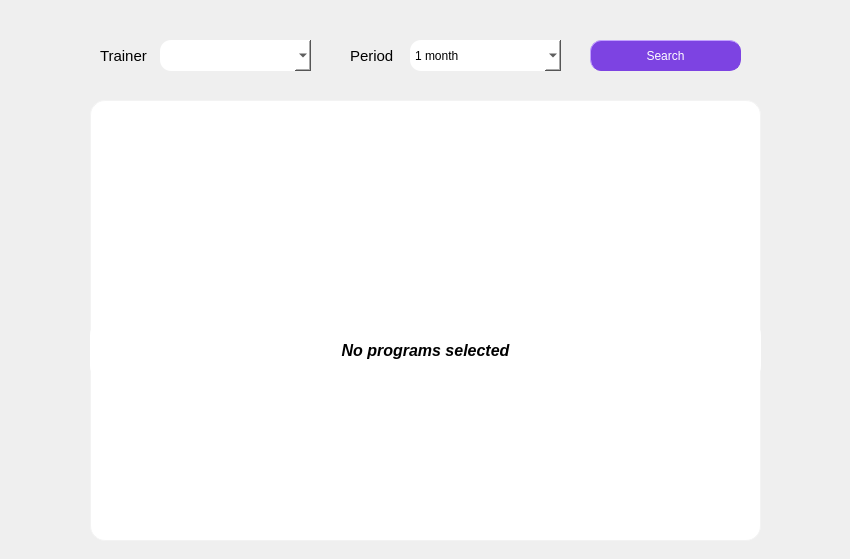
<?xml version="1.0" encoding="UTF-8"?>
<ui version="4.0">
 <class>special_program_window</class>
 <widget class="QWidget" name="special_program_window">
  <property name="geometry">
   <rect>
    <x>0</x>
    <y>0</y>
    <width>850</width>
    <height>559</height>
   </rect>
  </property>
  <property name="windowTitle">
   <string>special_program_window</string>
  </property>
  <widget class="QPushButton" name="search_button">
   <property name="geometry">
    <rect>
     <x>590</x>
     <y>40</y>
     <width>151</width>
     <height>31</height>
    </rect>
   </property>
   <property name="styleSheet">
    <string notr="true">border-style: outset ; 
border-radius: 11px;
border-color:  #7D43E2;
border-width: 1px;
background-color: #7D43E2;
color: #FFFFFF;</string>
   </property>
   <property name="text">
    <string>Search</string>
   </property>
  </widget>
  <widget class="QTableWidget" name="program_sessions_table">
   <property name="geometry">
    <rect>
     <x>90</x>
     <y>100</y>
     <width>671</width>
     <height>391</height>
    </rect>
   </property>
   <property name="font">
    <font>
     <family>Segoe UI Semibold</family>
     <italic>false</italic>
     <bold>true</bold>
     <underline>false</underline>
     <strikeout>false</strikeout>
    </font>
   </property>
   <property name="styleSheet">
    <string notr="true">selection-background-color: #5492dc;
background-color: #FFFFFF;
border: 1px solid;
border-color: #f3f3f3;
border-radius:15px;
</string>
   </property>
   <property name="frameShape">
    <enum>QFrame::NoFrame</enum>
   </property>
   <property name="frameShadow">
    <enum>QFrame::Plain</enum>
   </property>
   <property name="horizontalScrollBarPolicy">
    <enum>Qt::ScrollBarAlwaysOff</enum>
   </property>
   <property name="editTriggers">
    <set>QAbstractItemView::NoEditTriggers</set>
   </property>
   <property name="tabKeyNavigation">
    <bool>false</bool>
   </property>
   <property name="showDropIndicator" stdset="0">
    <bool>false</bool>
   </property>
   <property name="dragDropOverwriteMode">
    <bool>false</bool>
   </property>
   <property name="selectionMode">
    <enum>QAbstractItemView::SingleSelection</enum>
   </property>
   <property name="selectionBehavior">
    <enum>QAbstractItemView::SelectRows</enum>
   </property>
   <property name="showGrid">
    <bool>false</bool>
   </property>
   <attribute name="horizontalHeaderVisible">
    <bool>false</bool>
   </attribute>
   <attribute name="horizontalHeaderDefaultSectionSize">
    <number>150</number>
   </attribute>
   <attribute name="horizontalHeaderStretchLastSection">
    <bool>true</bool>
   </attribute>
   <attribute name="verticalHeaderVisible">
    <bool>false</bool>
   </attribute>
   <attribute name="verticalHeaderHighlightSections">
    <bool>true</bool>
   </attribute>
   <attribute name="verticalHeaderShowSortIndicator" stdset="0">
    <bool>false</bool>
   </attribute>
   <attribute name="verticalHeaderStretchLastSection">
    <bool>false</bool>
   </attribute>
   <column>
    <property name="text">
     <string>About</string>
    </property>
   </column>
   <column>
    <property name="text">
     <string>Starting day</string>
    </property>
   </column>
   <column>
    <property name="text">
     <string>Time</string>
    </property>
   </column>
   <column>
    <property name="text">
     <string>Availability</string>
    </property>
   </column>
  </widget>
  <widget class="QComboBox" name="trainer_combo">
   <property name="geometry">
    <rect>
     <x>160</x>
     <y>40</y>
     <width>151</width>
     <height>31</height>
    </rect>
   </property>
   <property name="styleSheet">
    <string notr="true">border-radius: 11px;
border-width: 1px;
background-color: #FFFFFF;
</string>
   </property>
  </widget>
  <widget class="QLabel" name="label_3">
   <property name="geometry">
    <rect>
     <x>100</x>
     <y>30</y>
     <width>71</width>
     <height>51</height>
    </rect>
   </property>
   <property name="font">
    <font>
     <pointsize>11</pointsize>
    </font>
   </property>
   <property name="text">
    <string>Trainer</string>
   </property>
  </widget>
  <widget class="QPushButton" name="reserve_program_button">
   <property name="geometry">
    <rect>
     <x>600</x>
     <y>500</y>
     <width>151</width>
     <height>31</height>
    </rect>
   </property>
   <property name="styleSheet">
    <string notr="true">border-style: outset ; 
border-radius: 11px;
border-color:  #7D43E2;
border-width: 1px;
background-color: #7D43E2;
color: #FFFFFF;</string>
   </property>
   <property name="text">
    <string>reserve this workout</string>
   </property>
  </widget>
  <widget class="QLabel" name="status">
   <property name="geometry">
    <rect>
     <x>90</x>
     <y>500</y>
     <width>471</width>
     <height>21</height>
    </rect>
   </property>
   <property name="font">
    <font>
     <bold>true</bold>
    </font>
   </property>
   <property name="styleSheet">
    <string notr="true">color: red;</string>
   </property>
   <property name="text">
    <string/>
   </property>
  </widget>
  <widget class="QComboBox" name="period_combo">
   <property name="geometry">
    <rect>
     <x>410</x>
     <y>40</y>
     <width>151</width>
     <height>31</height>
    </rect>
   </property>
   <property name="styleSheet">
    <string notr="true">border-radius: 11px;
border-width: 1px;
background-color: #FFFFFF;
</string>
   </property>
   <item>
    <property name="text">
     <string>1 month</string>
    </property>
   </item>
   <item>
    <property name="text">
     <string>2 months</string>
    </property>
   </item>
   <item>
    <property name="text">
     <string>3 months</string>
    </property>
   </item>
  </widget>
  <widget class="QLabel" name="label_4">
   <property name="geometry">
    <rect>
     <x>350</x>
     <y>30</y>
     <width>71</width>
     <height>51</height>
    </rect>
   </property>
   <property name="font">
    <font>
     <pointsize>11</pointsize>
    </font>
   </property>
   <property name="text">
    <string>Period</string>
   </property>
  </widget>
  <widget class="QWidget" name="placeholder" native="true">
   <property name="geometry">
    <rect>
     <x>90</x>
     <y>100</y>
     <width>671</width>
     <height>441</height>
    </rect>
   </property>
   <property name="styleSheet">
    <string notr="true">selection-background-color: #5492dc;
background-color: #FFFFFF;
border: 1px solid;
border-color: #f3f3f3;
border-radius:15px;
</string>
   </property>
   <widget class="QLabel" name="label">
    <property name="geometry">
     <rect>
      <x>0</x>
      <y>220</y>
      <width>671</width>
      <height>61</height>
     </rect>
    </property>
    <property name="font">
     <font>
      <pointsize>12</pointsize>
      <italic>true</italic>
      <bold>true</bold>
     </font>
    </property>
    <property name="autoFillBackground">
     <bool>false</bool>
    </property>
    <property name="styleSheet">
     <string notr="true">border: 0px;</string>
    </property>
    <property name="lineWidth">
     <number>0</number>
    </property>
    <property name="text">
     <string>No programs selected</string>
    </property>
    <property name="textFormat">
     <enum>Qt::PlainText</enum>
    </property>
    <property name="alignment">
     <set>Qt::AlignCenter</set>
    </property>
   </widget>
   <widget class="QWidget" name="widget_2" native="true">
    <property name="geometry">
     <rect>
      <x>290</x>
      <y>139</y>
      <width>91</width>
      <height>91</height>
     </rect>
    </property>
    <property name="styleSheet">
     <string notr="true">border-image: url(C:/Users/youssef albali/OneDrive/Desktop/SEM4/CP4/0f2c9051-gr12-repo/Project/GymAppQt/workout_placeHolder(1).png);
border: 0px;</string>
    </property>
   </widget>
  </widget>
 </widget>
 <layoutdefault spacing="6" margin="11"/>
 <resources/>
 <connections/>
</ui>
